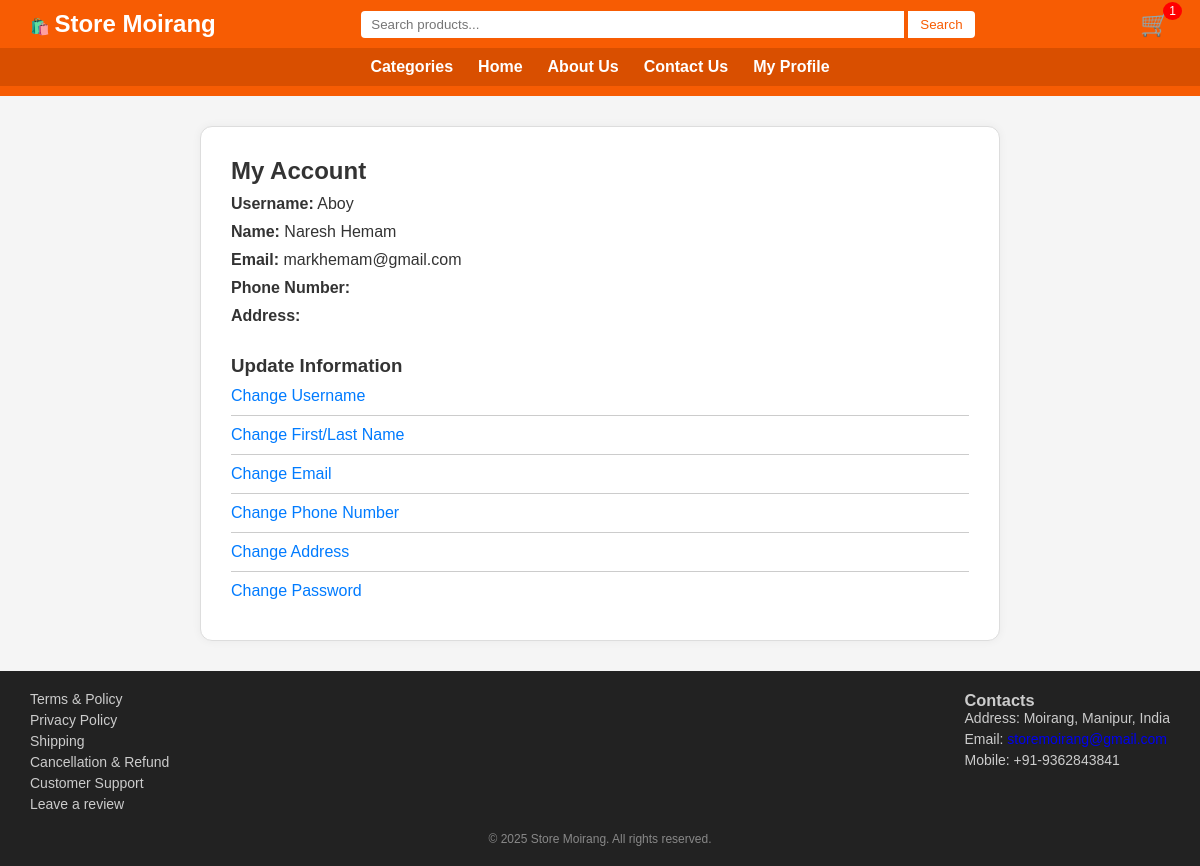
Screenshot of /account/settings/ (signed in) with the database file from the repository.
### store/models.py (models this page shows, shortened)
class CustomUser(AbstractBaseUser, PermissionsMixin):
    username = models.CharField(max_length=150, unique=True)
    first_name = models.CharField(max_length=150)
    last_name = models.CharField(max_length=150)
    email = models.EmailField(unique=True)
    phone_number = models.CharField(max_length=20)
    address = models.TextField(blank=True)
    is_active = models.BooleanField(default=True)
    is_staff = models.BooleanField(default=False)
    objects = CustomUserManager()
    USERNAME_FIELD = 'username'
    REQUIRED_FIELDS = ['email', 'first_name', 'last_name']

### store/views.py (the view)
# urls.py: path('account/settings/', views.account_settings, name='account_settings'),
@login_required
def account_settings(request):
    categories = Category.objects.all()
    return render(request, 'store/account_settings.html', {'categories': categories})

### store/context_processors.py (called while the page is built)
def cart_item_count(request):
    count = 0
    if request.user.is_authenticated:
        cart = Cart.objects.filter(user=request.user).first()
        if cart:
            count = cart.items.count()
    return {'cart_count': count}

### store/templates/store/account_settings.html
{% extends 'store/base.html' %}
{% load static %}
{% block content %}
<link rel="stylesheet" href="{% static 'css/settings.css' %}">
<div class="account-settings-container">
  <div class="settings-content">
    <h2>My Account</h2>
    <div class="user-info">
      <p><strong>Username:</strong> {{ user.username }}</p>
      <p><strong>Name:</strong> {{ user.first_name }} {{ user.last_name }}</p>
      <p><strong>Email:</strong> {{ user.email }}</p>
      <p><strong>Phone Number:</strong> {{ user.phone_number }}</p>
      <p><strong>Address:</strong> {{ user.address }}</p>
    </div>
    <div class="settings-sidebar">
      <h3>Update Information</h3>
      <ul>
        <li><a href="{% url 'change_username' %}">Change Username</a></li>
        <hr>
        <li><a href="{% url 'change_name' %}">Change First/Last Name</a></li>
        <hr>
        <li><a href="{% url 'change_email' %}">Change Email</a></li>
        <hr>
        <li><a href="{% url 'change_phone' %}">Change Phone Number</a></li>
        <hr>
        <li><a href="{% url 'change_address' %}">Change Address</a></li>
        <hr>
        <li><a href="{% url 'change_password' %}">Change Password</a></li>
      </ul>
    </div>
  </div>
</div>
{% endblock %}

### store/static/css/all.css (style rules this page uses)
* { margin: 0; padding: 0; box-sizing: border-box; }
body { font-family: Arial, sans-serif; background: #f5f5f5; color: #333; }

### store/static/css/settings.css (style rules this page uses)
.account-settings-container { max-width: 800px; margin: 30px auto; padding: 20px; border: 1px solid #ddd; border-radius: 12px; background-color: #fff; box-shadow: 0 0 10px rgba(0, 0, 0, 0.05); }
.settings-content { padding: 10px; }
.user-info { margin-bottom: 30px; }
.user-info p { font-size: 16px; margin: 10px 0; }
.settings-sidebar ul { list-style: none; padding: 0; }
.settings-sidebar li { margin: 10px 0; }
.settings-sidebar a { color: #007bff; text-decoration: none; font-weight: 500; }
.settings-sidebar hr { border: none; border-top: 1px solid #ccc; margin: 10px 0; }

### rows the page displays
CustomUser: username "Aboy", first_name "Naresh", last_name "Hemam", email "markhemam@gmail.com"

### other values shown
{{ cart_count }} "1"
